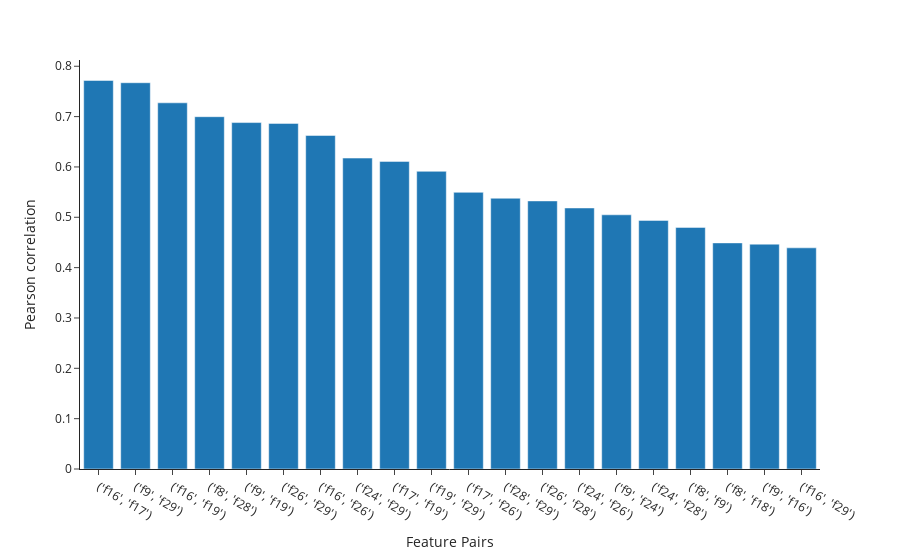

Notebook code for this chart:
### Code cell
# Plot Pearson correlations for the feature pairs with the top twenty pearson correlations using plotly express
# Correlation should be <= 0.8
fig = px.bar(feature_low_pair[:20], x='Feature Pairs', y='Pearson correlation', orientation='v', template='simple_white')
fig.show()

### Figure 1 — Plotly figure (JSON) as saved in the notebook; plotly's stock layout.template omitted (floating-point values rounded to 4 significant figures)
{"data": [{"alignmentgroup": "True", "hoverlabel": {"namelength": 0}, "hovertemplate": "Feature Pairs=%{x}<br>Pearson correlation=%{y}", "legendgroup": "", "marker": {"color": "#1F77B4"}, "name": "", "offsetgroup": "", "orientation": "v", "showlegend": false, "textposition": "auto", "type": "bar", "x": ["('f16', 'f17')", "('f9', 'f29')", "('f16', 'f19')", "('f8', 'f28')", "('f9', 'f19')", "('f26', 'f29')", "('f16', 'f26')", "('f24', 'f29')", "('f17', 'f19')", "('f19', 'f29')", "('f17', 'f26')", "('f28', 'f29')", "('f26', 'f28')", "('f24', 'f26')", "('f9', 'f24')", "('f24', 'f28')", "('f8', 'f9')", "('f8', 'f18')", "('f9', 'f16')", "('f16', 'f29')"], "xaxis": "x", "y": [0.7718, 0.7673, 0.7274, 0.6998, 0.6881, 0.6865, 0.6626, 0.6176, 0.611, 0.5913, 0.5496, 0.5378, 0.5325, 0.5185, 0.5049, 0.4938, 0.4799, 0.4491, 0.4466, 0.4393], "yaxis": "y"}], "layout": {"barmode": "relative", "legend": {"tracegroupgap": 0}, "margin": {"t": 60}, "xaxis": {"anchor": "y", "domain": [0, 1], "title": {"text": "Feature Pairs"}}, "yaxis": {"anchor": "x", "domain": [0, 1], "title": {"text": "Pearson correlation"}}}}
